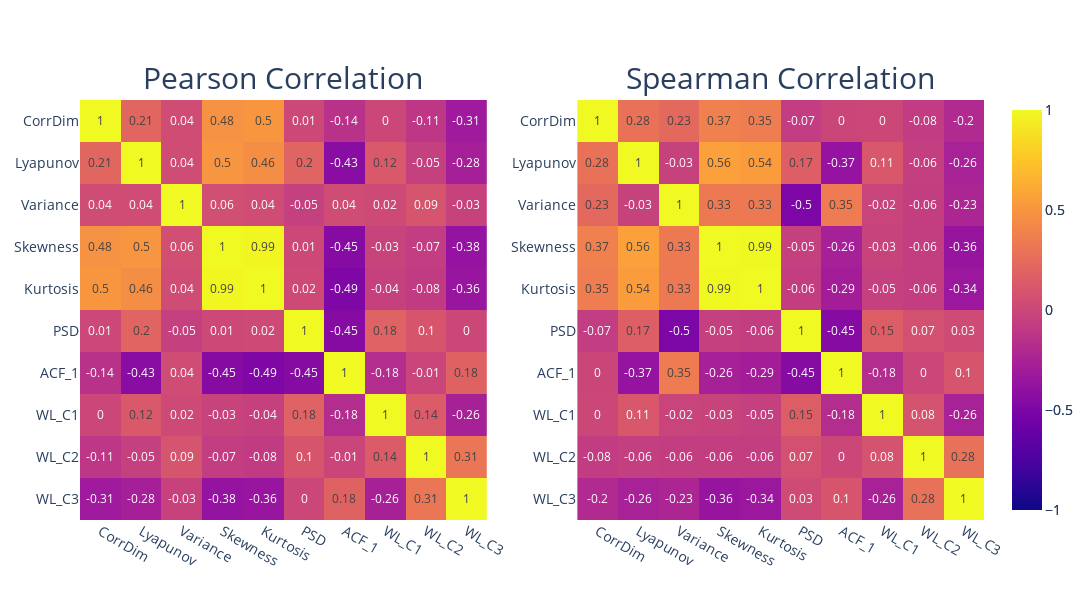

Here is the notebook cell this chart was saved with:
### Code cell
fun.heatmap(data_tail[data_tail.columns[7:]])
